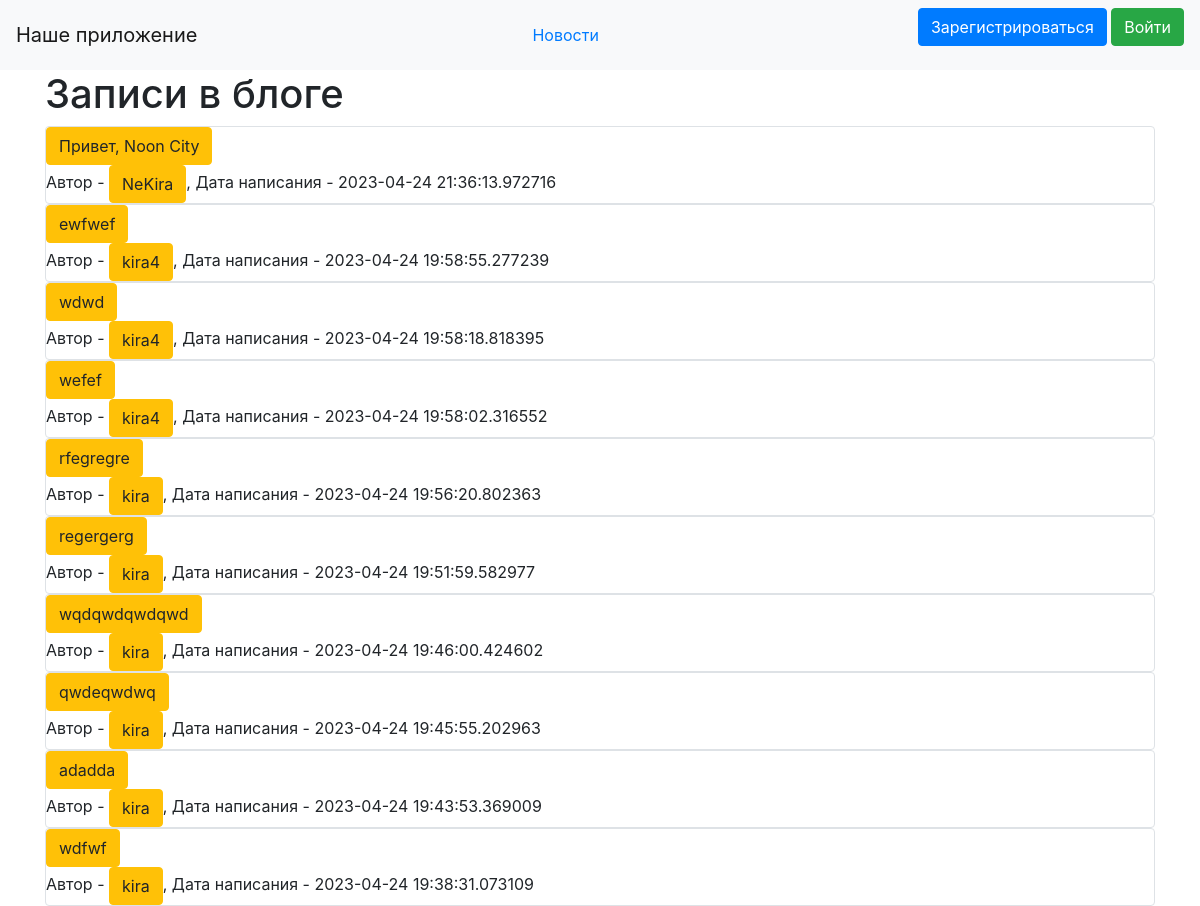
The page /index on the database as committed earlier.
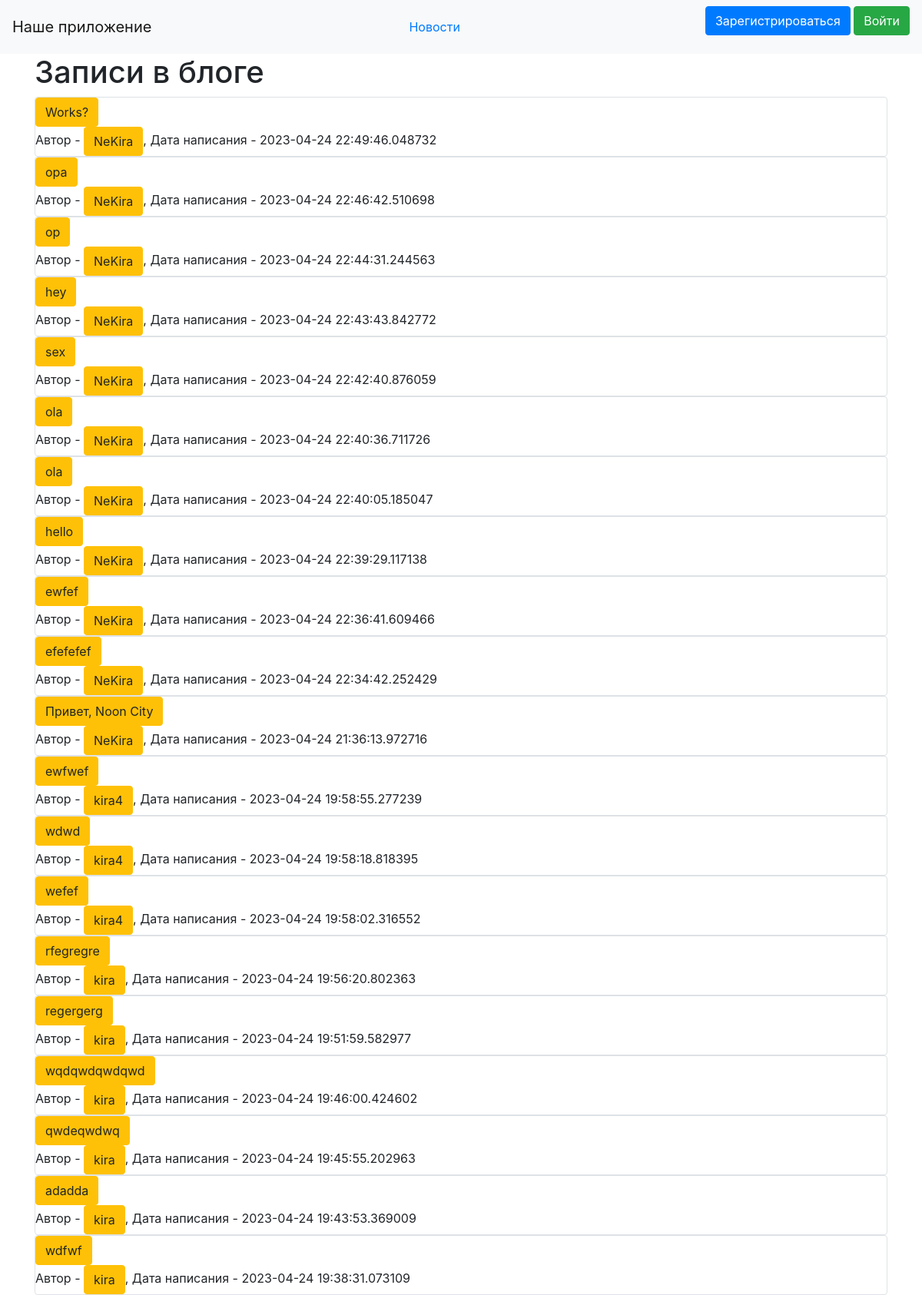
The same page on the database as committed later.
### data/news.py (models this page shows)
class News(SqlAlchemyBase):
    __tablename__ = 'news'
    id = sqlalchemy.Column(sqlalchemy.Integer,
                           primary_key=True, autoincrement=True)
    content = sqlalchemy.Column(sqlalchemy.String, nullable=True)
    created_date = sqlalchemy.Column(sqlalchemy.DateTime,
                                     default=datetime.datetime.now)
    user_id = sqlalchemy.Column(sqlalchemy.Integer,
                                sqlalchemy.ForeignKey("citizens.id"))
    user = orm.relationship('User')

### data/users.py (models this page shows, shortened)
class User(SqlAlchemyBase, UserMixin):
    __tablename__ = 'citizens'
    id = sqlalchemy.Column(sqlalchemy.Integer,
                           primary_key=True, autoincrement=True)
    name = sqlalchemy.Column(sqlalchemy.String, index=True, nullable=True)
    email = sqlalchemy.Column(sqlalchemy.String,
                              index=True, nullable=True) #, unique=True)
    hashed_password = sqlalchemy.Column(sqlalchemy.String, nullable=True)
    sex = sqlalchemy.Column(sqlalchemy.String, nullable=True)
    job = sqlalchemy.Column(sqlalchemy.String, nullable=True)
    reputation = sqlalchemy.Column(sqlalchemy.String, nullable=True)
    gun = sqlalchemy.Column(sqlalchemy.String, nullable=True)
    news = orm.relationship("News", back_populates='user')

### server.py (the view)
@app.route('/')
@app.route('/index')
def index():
    db_sess = db_session.create_session()
    param = {}
    param['title'] = 'Новости Noon City'
    param['news'] = db_sess.query(News)[::-1]
    if current_user.is_authenticated:
        pass
    else:
        pass  #  тут нужно убрать у зареганного ползователя кнопки войти и зарегаться, и заменить их на оставить запись
    return render_template('index.html', **param)

### data/db_session.py (called while the page is built)
def create_session() -> Session:
    global __factory
    return __factory()

### templates/index.html (shortened to what this page needs)
{% extends "base.html" %}
{% block content %}
<h1>Записи в блоге<br>
    </h1>
{% for item in news%}
<div class="col-md6 border rounded">
    <div>
        <a href="/single_new/{{ item.id }}" class="btn btn-warning">
                {{item.content}}
            </a>
    </div>
    <div>
        Автор - <a href="/profile/{{ item.user_id }}" class="btn btn-warning">
        {{ item.user.name }}
    </a>, Дата написания - {{item.created_date}}
    </div>
</div>
{% endfor %}
{% endblock %}

### templates/base.html (shortened to what this page needs)
<!doctype html>
<html lang="en">
<head>
    <link rel="stylesheet"
          href="https://stackpath.bootstrapcdn.com/bootstrap/4.4.1/css/bootstrap.min.css"
>
</head>
<body>
<header>
    <nav class="navbar navbar-light bg-light">
        <a class="navbar-brand" href="#">Наше приложение</a>
        <a href="/index">Новости</a>
        {% if current_user.is_authenticated %}
        <a class="navbar-brand" href="/profile/{{current_user.id}}">{{ current_user.name }}</a>
        <a class="navbar-brand" href="/logout">Выйти</a>
        {% else %}
        <p>
            <a class="btn btn-primary " href="/register">Зарегистрироваться</a>
            <a class="btn btn-success" href="/login">Войти</a>
        </p>
        {% endif %}
    </nav>
</header>
<main role="main" class="container">
    {% block content %}{% endblock %}
</main>
</body>
</html>

Rows that differ between the two databases and show on the page:
added News: content "Works?", user.name "NeKira", created_date "2023-04-24 22:49:46.048732"
added News: content "opa", user.name "NeKira", created_date "2023-04-24 22:46:42.510698"
added News: content "op", user.name "NeKira", created_date "2023-04-24 22:44:31.244563"
added News: content "hey", user.name "NeKira", created_date "2023-04-24 22:43:43.842772"
added News: content "sex", user.name "NeKira", created_date "2023-04-24 22:42:40.876059"
added News: content "ola", user.name "NeKira", created_date "2023-04-24 22:40:36.711726"
added News: content "ola", user.name "NeKira", created_date "2023-04-24 22:40:05.185047"
added News: content "hello", user.name "NeKira", created_date "2023-04-24 22:39:29.117138"
added News: content "ewfef", user.name "NeKira", created_date "2023-04-24 22:36:41.609466"
added News: content "efefefef", user.name "NeKira", created_date "2023-04-24 22:34:42.252429"
